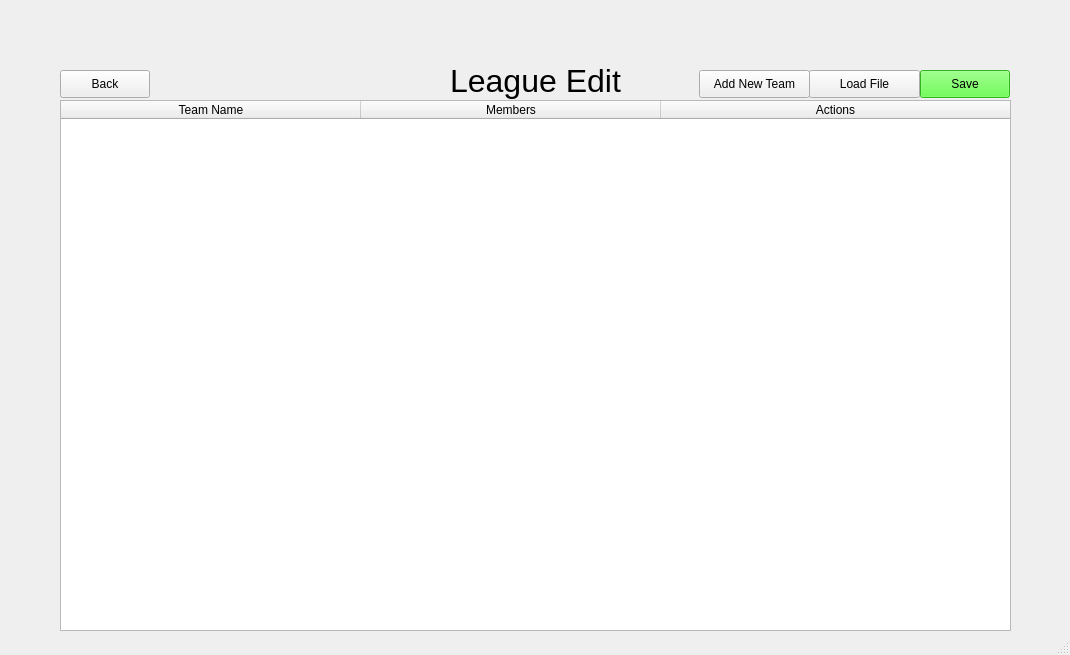
<?xml version="1.0" encoding="UTF-8"?>
<ui version="4.0">
 <class>LeagueManagerLeagueEdit</class>
 <widget class="QMainWindow" name="LeagueManagerLeagueEdit">
  <property name="geometry">
   <rect>
    <x>0</x>
    <y>0</y>
    <width>1070</width>
    <height>655</height>
   </rect>
  </property>
  <property name="windowTitle">
   <string>League Manager: League Edit</string>
  </property>
  <widget class="QWidget" name="centralwidget">
   <widget class="QTableWidget" name="tableWidget">
    <property name="geometry">
     <rect>
      <x>60</x>
      <y>100</y>
      <width>951</width>
      <height>531</height>
     </rect>
    </property>
    <property name="minimumSize">
     <size>
      <width>951</width>
      <height>0</height>
     </size>
    </property>
    <attribute name="horizontalHeaderCascadingSectionResizes">
     <bool>false</bool>
    </attribute>
    <attribute name="horizontalHeaderMinimumSectionSize">
     <number>300</number>
    </attribute>
    <attribute name="horizontalHeaderStretchLastSection">
     <bool>true</bool>
    </attribute>
    <column>
     <property name="text">
      <string>Team Name</string>
     </property>
    </column>
    <column>
     <property name="text">
      <string>Members</string>
     </property>
    </column>
    <column>
     <property name="text">
      <string>Actions</string>
     </property>
    </column>
   </widget>
   <widget class="QPushButton" name="LoadButton">
    <property name="geometry">
     <rect>
      <x>809</x>
      <y>70</y>
      <width>111</width>
      <height>28</height>
     </rect>
    </property>
    <property name="text">
     <string>Load File</string>
    </property>
   </widget>
   <widget class="QPushButton" name="AddButton">
    <property name="geometry">
     <rect>
      <x>699</x>
      <y>70</y>
      <width>111</width>
      <height>28</height>
     </rect>
    </property>
    <property name="text">
     <string>Add New Team</string>
    </property>
   </widget>
   <widget class="QPushButton" name="SaveButton">
    <property name="geometry">
     <rect>
      <x>920</x>
      <y>70</y>
      <width>90</width>
      <height>28</height>
     </rect>
    </property>
    <property name="whatsThis">
     <string>Saves the current league view to the database.</string>
    </property>
    <property name="autoFillBackground">
     <bool>false</bool>
    </property>
    <property name="styleSheet">
     <string notr="true">background-color:rgb(66, 255, 33);</string>
    </property>
    <property name="text">
     <string>Save</string>
    </property>
   </widget>
   <widget class="QLabel" name="LeagueEdit">
    <property name="geometry">
     <rect>
      <x>60</x>
      <y>60</y>
      <width>951</width>
      <height>41</height>
     </rect>
    </property>
    <property name="font">
     <font>
      <pointsize>24</pointsize>
     </font>
    </property>
    <property name="styleSheet">
     <string notr="true"/>
    </property>
    <property name="text">
     <string>League Edit</string>
    </property>
    <property name="scaledContents">
     <bool>true</bool>
    </property>
    <property name="alignment">
     <set>Qt::AlignCenter</set>
    </property>
   </widget>
   <widget class="QPushButton" name="BackButton">
    <property name="geometry">
     <rect>
      <x>60</x>
      <y>70</y>
      <width>90</width>
      <height>28</height>
     </rect>
    </property>
    <property name="text">
     <string>Back</string>
    </property>
   </widget>
  </widget>
  <widget class="QStatusBar" name="statusbar"/>
 </widget>
 <resources/>
 <connections/>
</ui>
